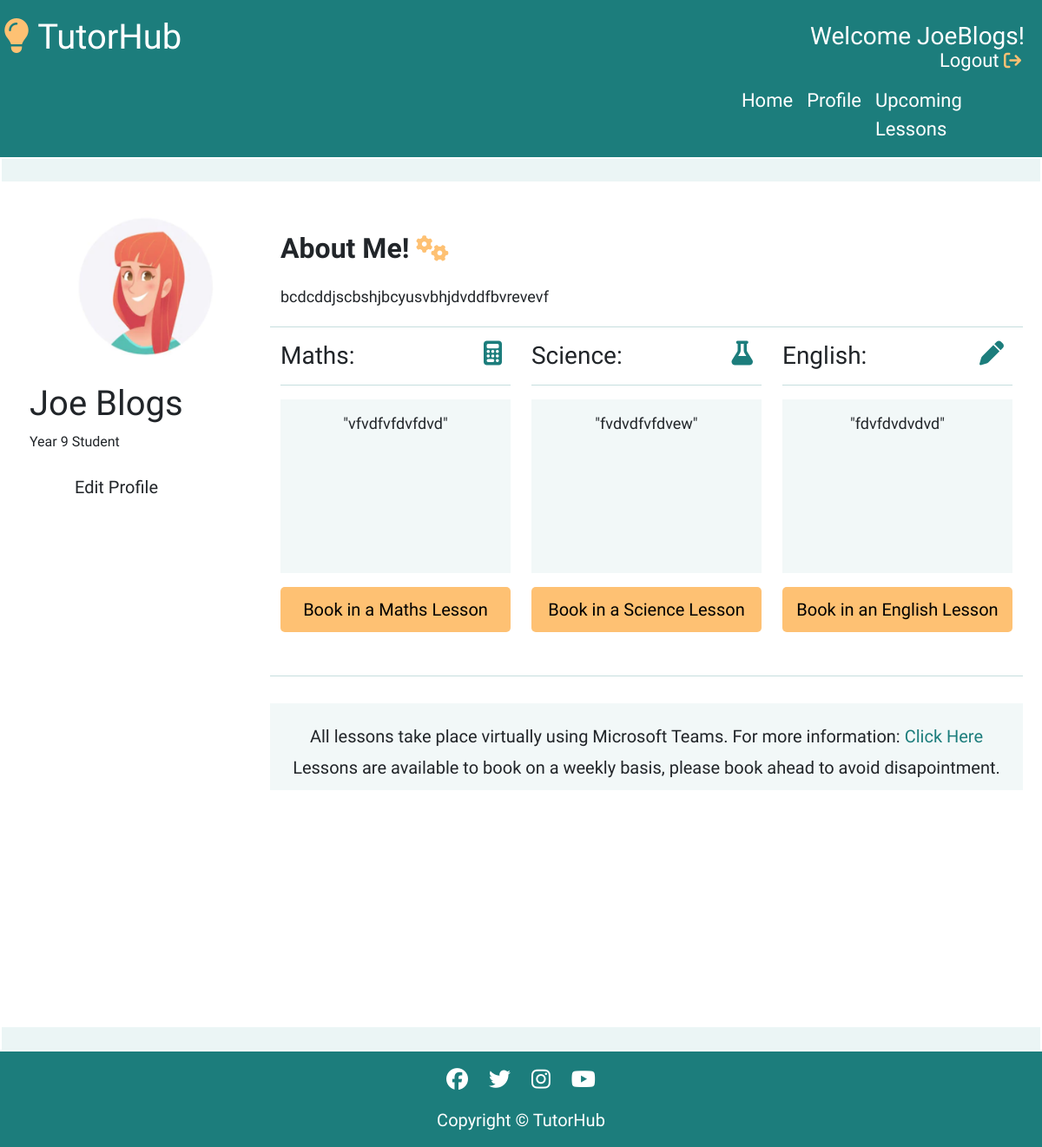
Screenshot of /profile/ (signed in) with the database file from the repository.
### userprofile/models.py (models this page shows, shortened)
class UserProfile(models.Model):
    user = models.OneToOneField(User, on_delete=models.CASCADE)
    full_name = models.CharField(max_length=100)
    first_name = models.CharField(max_length=100, null=True)
    surname = models.CharField(max_length=100, null=True)
    maths = models.CharField(max_length=200, null=True, blank=True)
    english = models.CharField(max_length=200, null=True, blank=True)
    science = models.CharField(max_length=200, null=True, blank=True)
    year_group = models.CharField(max_length=13, choices=YEAR_GROUPS, default='9')
    email = models.EmailField(max_length=254, null=True, blank=True)
    about_me = models.TextField()
    slug = models.SlugField(max_length=200, unique=True)
    def __str__(self):
        return self.user.username

### userprofile/views.py (the view)
# urls.py: path('profile/', include('userprofile.urls'), name='userprofile_urls'),
@login_required
def profile(request):
    user_profile = get_object_or_404(UserProfile, user=request.user)
    if request.method == 'POST':
        form = MakeProfileForm(request.POST, instance=user_profile)
        if form.is_valid():
            form.save()
            messages.success(request, 'Profile updated')
        else:
            messages.error(request, 'Update failed. Ensure your data is valid')
    else:
        form = MakeProfileForm(instance=user_profile)
        print(user_profile)
    template = 'userprofile/profile.html'
    context = {
        'profile': user_profile,
        'form': form,
        'on_profile_page': True
    }
    return render(request, template, context)

### userprofile/templates/userprofile/profile.html (shortened to what this page needs)
{% extends "base.html" %}
{% load static %}
{% load account %}
{% load crispy_forms_tags %}
{% block content %}
<div>
    <div class="row placeholder" id="placeholder-top">
    </div>
</div>
<div class="container-fluid center-block">
    <div class="row profile-student">
        {% if profile.full_name %}
            <div class="col-md-12 col-lg-3">
                <div class="row">
                    <div class="col-12 user-image"><img src="{% static 'images/user.png' %}" alt="cartoon image of a person"></div>
                </div>
                <div class="row">
                    <div class="col-12 user-info-student-profile">
                        <h1>{{ profile.full_name }}</h1>
                        <p>Year {{ profile.year_group }} Student</p>
                    </div>
                </div>
                <div class="row">
                    <div class="col-12">
                        <button class="btn btn-signup btn-lg user-btns" id="edit-btn">Edit Profile</button>
                    </div>
                </div>
            </div>
            <div class="col-md-12 col-lg-9 about-text about-me" id="about-me-text">
                <div class="row about-spacer">
                    <h2><b>About Me! <i class="fa-solid fa-gears homepage-icons-gears"></i></b></h2>
                    <p>{{ profile.about_me }}</p>
                    <hr />
                </div>
                <div class="row">
                    <div class="col-sm-12 col-lg-4 profile-subjects">
                        <h3>Maths: <i class="fa-solid fa-calculator"></i></h3>
                        <hr />
                        <p class="profile-text">"{{ profile.maths }}"</p>
                        <a class="nav-link book-btn homepage-buttons profile-booking-button" href="{% url 'tutor_one' %}">Book in a Maths Lesson</a>
                    </div>
                    <div class="col-sm-12 col-lg-4 profile-subjects">
                        <h3>Science: <i class="fa-solid fa-flask"></i></h3>
                        <hr />
                        <p class="profile-text">"{{ profile.science }}"</p>
                        <a class="nav-link book-btn homepage-buttons profile-booking-button" href="{% url 'tutor_two' %}">Book in a Science Lesson</a>
                    </div>
                    <div class="col-sm-12 col-lg-4 profile-subjects">
                        <h3>English: <i class="fa-solid fa-pen"></i></h3>
                        <hr />
                        <p class="profile-text">"{{ profile.english }}"</p>
                        <a class="nav-link book-btn homepage-buttons profile-booking-button" href="{% url 'tutor_three' %}">Book in an English Lesson</a>
                    </div>
                    <hr />
                </div>
                <div class="row tutor-booking-info" id="profile-teams-info">
                    <p>All lessons take place virtually using Microsoft Teams. For more information: <a
                        href="https://www.microsoft.com/en-gb/microsoft-teams/group-chat-software?rtc=1"
                        target="blank">Click Here</a><br> Lessons are available to book on a weekly basis, please book ahead to avoid
                        disapointment.</p>
                </div>
            </div>
        {% endif %}
    </div>
</div>
<div>
    <div class="row placeholder" id="placeholder-bottom">
    </div>
</div>
{% endblock %}

### templates/base.html (shortened to what this page needs)
{% load static %}
<!DOCTYPE html>
<html lang="en">
<head>
    <link rel="stylesheet" href="https://cdnjs.cloudflare.com/ajax/libs/font-awesome/5.15.3/css/all.min.css">
    <link href="https://cdn.jsdelivr.net/npm/bootstrap@5.0.1/dist/css/bootstrap.min.css" rel="stylesheet"
>
    <link rel="stylesheet" href="{% static 'css/style.css' %}">
</head>
<body>
    <div class="row header-nav">
        <div class="col-sm-12 col-md-6 header-bar">
            <div class="row nav-header-border">
                <a class="nav-link" id="nav-title" href="{% url 'index' %}"><i class="fa-solid fa-lightbulb"></i> TutorHub</a>
            </div>
        </div>
        {% if user.is_authenticated %}
            <div class="col-sm-12 col-md-6 welcome-message">
                <h3 class="username-right large-welcome"> Welcome {{ user.username }}!</h3>
                <a class="nav-link logout-right" href="{% url 'account_logout' %}">Logout <i class="fa-solid fa-arrow-right-from-bracket nav-icon-logout"></i></a>
            </div>
        {% endif %}
    </div>
    <nav class="navbar navbar-expand navbar-light">
        <div class="conatiner-fluid">
            <div class="row">
                <div class="col-8 nav-elements">
                    <ul class="navbar-nav mb-lg-0">
                        {% if user.is_authenticated %}
                        <li class="nav-item">
                            <a class="nav-link" href="{% url 'index' %}">Home</a>
                        </li>
                        <li class="nav-item">
                            <a class="nav-link" href="{% url 'profile' %}">Profile</a>
                        </li>
                        <li class="nav-item">
                            <a class="nav-link-upcoming-lessons nav-link" href="{% url 'upcoming_lessons' %}">Upcoming Lessons</a>
                        </li>
                        {% endif %}
                    </ul>
                </div>
            </div>
        </div>
    </nav>
    <main>
        {% block content %}{% endblock content %}
    </main>
    <footer>
        <div class="container-fluid">
            <div class="row center footer">
                <ul>
                    <li><a href="https://www.facebook.com/" target="_blank" rel="noopener"
                            aria-label="Click here to go to our facebook page"><i class="fab fa-facebook"></i></a></li>
                    <li><a href="https://www.twitter.com/" target="_blank" rel="noopener"
                            aria-label="Click here to go to our twitter page"><i class="fab fa-twitter"></i></a></li>
                    <li><a href="https://www.instagram.com/" target="_blank" rel="noopener"
                            aria-label="Click here to go to our instagram page"><i class="fab fa-instagram"></i></a></li>
                    <li><a href="https://www.youtube.com/" target="_blank" rel="noopener"
                            aria-label="Click here to go to our youtube page"><i class="fab fa-youtube"></i></a></li>
                </ul>
                <p class="footer-text">Copyright © TutorHub</p>
            </div>
        </div>
    </footer>
</body>
</html>

### static/css/style.css (style rules this page uses)
html, body { max-width: 100%; overflow-x: hidden; font-family: 'Hubballi', cursive; }
.center { text-align: center; }
.navbar { background-color: #1c7d7c; justify-content: right; }
.nav-link-upcoming-lessons { width: 200px; }
.navbar-light .navbar-nav .nav-link { color: white; }
.header-nav { height: auto; color: white; padding-top: 5px; font-size: 30px; background-color: #1c7d7c; color: white; display: flex; position: relative; }
.header-nav a { margin-bottom: 0; text-decoration: none; color: white; }
.nav-link { color: white; }
.nav-elements { font-size: 22px; }
.center-block { display: flex; justify-content: center; }
.user-btns { width: 100%; margin-left: 35px; text-align: left; }
.placeholder { background-color: #258d8c17; border: solid 2px white; padding: 0; height: 30px; margin: auto; margin-bottom: 20px; margin-top: 20px; }
#placeholder-top { padding: 0; margin-top: 0; }
#placeholder-bottom { padding: 0; margin-bottom: 0; }
hr { color: #1c7d7c; }
.welcome-message { position: relative; height: auto; }
.header-bar { height: auto; }
.username-right { float: right; padding-right: 20px; padding-top: 20px; height: 70px; }
.logout-right { position: absolute; top: 40px; right: 20px; font-size: 22px; }
.nav-icon-logout { color: #fec173; font-size: 20px; }
#nav-title { font-size: 40px; }
#nav-title i { color: #fec173; }
.homepage-icons-gears { padding-top: 10px; padding-bottom: 15px; font-size: 30px; color:#fec173; }
.homepage-buttons { border-radius: 5px; margin: auto; background-color: #fec173; color: black; font-size: 20px; margin-bottom: 50px; }
.profile-student { width: 100%; padding: 10px; height: 930px; }
.about-text { line-height: 2em; }
.about-spacer { margin-top: 20px; }
.user-info-student-profile { margin-left: 50px; }
.user-image { display: flex; height: 200px; width: 200px; justify-content: center; margin: auto; font-size: 150px; }
.user-image img { height: 180px; width: 100%; border-radius: 50%; }
.profile-subjects i { color:#1c7d7c; float: right; padding-right: 10px; }
.profile-text { background-color: #258d8c0f; text-align: center; padding: 10px; height: 200px; }
#profile-teams-info { margin-top: 15px; background-color: #258d8c0f; }
#profile-teams-info p { font-size: 20px; text-align: center; }
.profile-booking-button { width: 100%; text-align: center; }
.about-me { font-size: 18px; }
.tutor-booking-info { height: 100px; background-color: #fec173; margin-top: 50px; padding-top: 20px; }
.tutor-booking-info a { text-decoration: none; color: #1c7d7c; }
.footer { background-color: #1c7d7c; }
.footer-text { font-size: 20px; color: white; }
.footer li { display: inline; padding: 10px; }
.footer li i { color: white; font-size: 25px; margin-top: 20px; }
@media (max-width:1230px) { .user-info-student-profile { margin-left: 0; } }

### rows the page displays
UserProfile: full_name "Joe Blogs", year_group "9", about_me "bcdcddjscbshjbcyusvbhjdvddfbvrevevf", maths "vfvdfvfdvfdvd", science "fvdvdfvfdvew", english "fdvfdvdvdvd"

### other values shown
{{ user.username }} "JoeBlogs"
